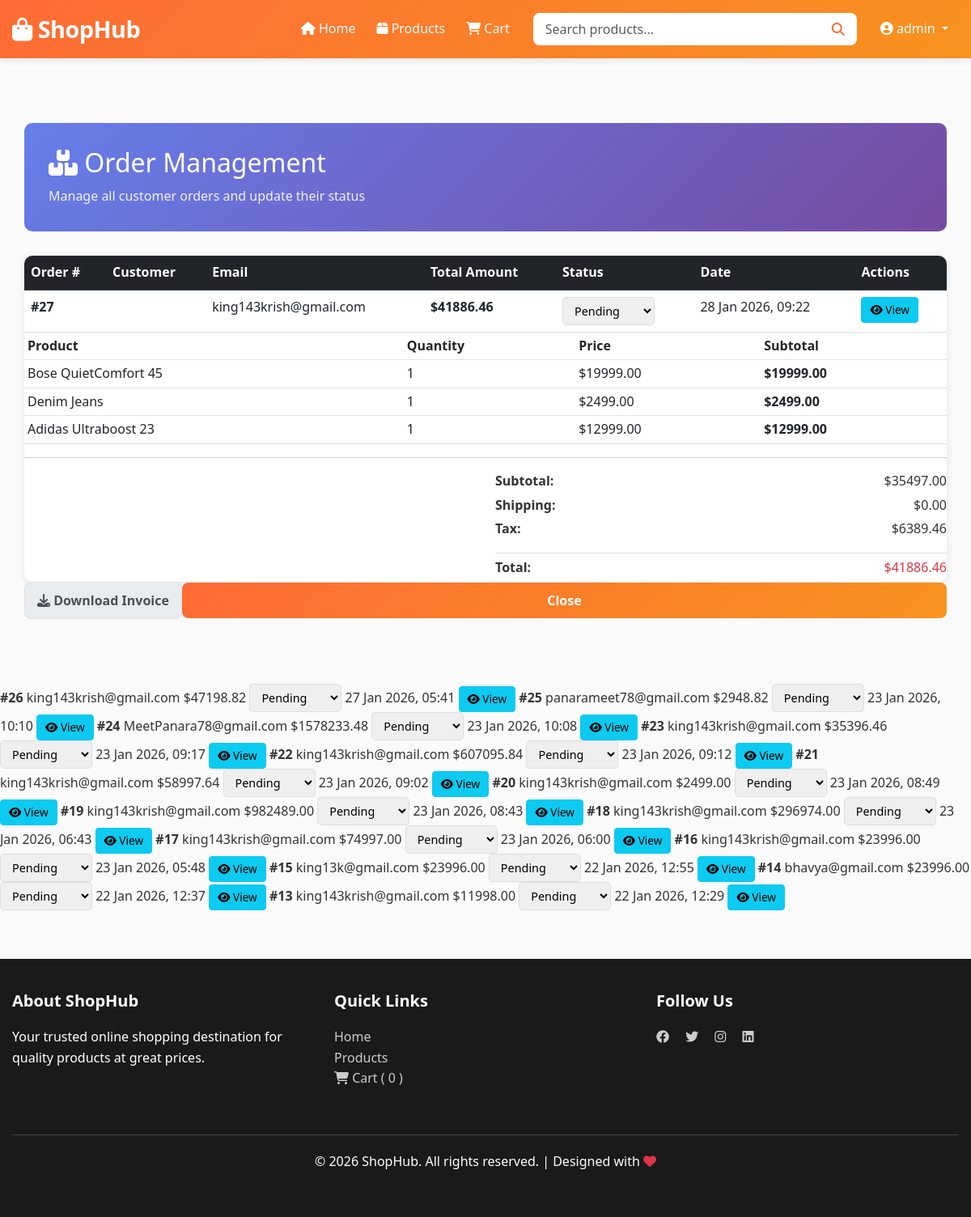
/admin-orders/ (signed in), run on the app's committed database.
### shop/models.py (models this page shows, shortened)
class Order(models.Model):
    ORDER_STATUS_CHOICES = [
        ('pending', 'Pending'),
        ('confirmed', 'Confirmed'),
        ('shipped', 'Shipped'),
        ('delivered', 'Delivered'),
        ('cancelled', 'Cancelled'),
    ]
    PAYMENT_METHOD_CHOICES = [
        ('cod', 'Cash on Delivery'),
    ]
    user = models.ForeignKey(User, on_delete=models.CASCADE, related_name='orders')
    first_name = models.CharField(max_length=50)
    last_name = models.CharField(max_length=50)
    email = models.EmailField()
    phone = models.CharField(max_length=20)
    address = models.CharField(max_length=255)
    city = models.CharField(max_length=50)
    state = models.CharField(max_length=50)
    postal_code = models.CharField(max_length=10)
    total_amount = models.DecimalField(max_digits=10, decimal_places=2)
    payment_method = models.CharField(max_length=20, choices=PAYMENT_METHOD_CHOICES, default='cod')
    status = models.CharField(max_length=20, choices=ORDER_STATUS_CHOICES, default='pending')
    created_at = models.DateTimeField(auto_now_add=True)
    updated_at = models.DateTimeField(auto_now=True)
    class Meta:
        ordering = ['-created_at']
    def get_subtotal(self):
        return sum(item.price * item.quantity for item in self.items.all())
    def get_shipping_cost(self):
        return 0
    def get_tax(self):
        from decimal import Decimal
        subtotal = self.get_subtotal()
        return subtotal * Decimal('0.18')

class OrderItem(models.Model):
    order = models.ForeignKey(Order, on_delete=models.CASCADE, related_name='items')
    product = models.ForeignKey(Product, on_delete=models.PROTECT)
    quantity = models.PositiveIntegerField()
    price = models.DecimalField(max_digits=10, decimal_places=2)
    def get_subtotal(self):
        return self.price * self.quantity

class Product(models.Model):
    name = models.CharField(max_length=255, unique=True)
    description = models.TextField()
    price = models.DecimalField(max_digits=10, decimal_places=2, validators=[MinValueValidator(0)])
    stock = models.IntegerField(default=0, validators=[MinValueValidator(0)])
    image = models.ImageField(upload_to='products/', null=True, blank=True)
    category = models.ForeignKey(Category, on_delete=models.CASCADE, related_name='products', null=True, blank=True)
    created_at = models.DateTimeField(auto_now_add=True)
    updated_at = models.DateTimeField(auto_now=True)
    class Meta:
        ordering = ['-created_at']

### shop/views.py (the view)
# urls.py: path('admin-orders/', views.admin_orders, name='admin_orders'),
def admin_orders(request):
    if not request.user.is_staff:
        messages.error(request, 'You do not have permission to access this page.')
        return redirect('home')
    orders = Order.objects.all().order_by('-created_at')
    context = {
        'orders': orders,
        'page_title': 'Order Management',
    }
    return render(request, 'shop/admin_orders.html', context)

### shop/context_processors.py (called while the page is built)
def cart_count(request):
    try:
        if not request.session.session_key:
            request.session.create()
        session_key = request.session.session_key
        if request.user.is_authenticated:
            cart = Cart.objects.filter(user=request.user).first()
        else:
            cart = Cart.objects.filter(session_key=session_key, user=None).first()
        if cart:
            return {"cart_item_count": cart.get_item_count()}
        return {"cart_item_count": 0}
    except Exception:
        return {"cart_item_count": 0}

### shop/templates/shop/admin_orders.html (shortened to what this page needs)
{% extends 'shop/base.html' %}
{% block content %}
<div class="admin-container">
    <div class="admin-header">
        <h2><i class="fas fa-boxes"></i> Order Management</h2>
        <p>Manage all customer orders and update their status</p>
    </div>
    {% if orders %}
        <div class="admin-orders-table">
            <table class="table table-hover">
                <thead class="table-dark">
                    <tr>
                        <th>Order #</th>
                        <th>Customer</th>
                        <th>Email</th>
                        <th>Total Amount</th>
                        <th>Status</th>
                        <th>Date</th>
                        <th>Actions</th>
                    </tr>
                </thead>
                <tbody>
                    {% for order in orders %}
                        <tr class="order-row">
                            <td><strong>#{{ order.id }}</strong></td>
                            <td>{{ order.customer_name }}</td>
                            <td>{{ order.email }}</td>
                            <td class="fw-bold">${{ order.total_amount|floatformat:2 }}</td>
                            <td>
                                <select class="status-select" data-order-id="{{ order.id }}" onchange="updateOrderStatus(this)">
                                    {% for status_value, status_label in order.ORDER_STATUS_CHOICES %}
                                        <option value="{{ status_value }}" {% if order.status == status_value %}selected{% endif %}>
                                            {{ status_label }}
                                        </option>
                                    {% endfor %}
                                </select>
                            </td>
                            <td>{{ order.created_at|date:"d M Y, H:i" }}</td>
                            <td>
                                <button class="btn btn-sm btn-info" data-bs-toggle="modal" data-bs-target="#orderModal{{ order.id }}">
                                    <i class="fas fa-eye"></i> View
                                </button>
                            </td>
                        </tr>
                        <div class="modal fade" id="orderModal{{ order.id }}" tabindex="-1">
                            <div class="modal-dialog modal-lg">
                                <div class="modal-content">
                                    <div class="modal-body">
                                        <table class="table table-sm">
                                            <thead>
                                                <tr>
                                                    <th>Product</th>
                                                    <th>Quantity</th>
                                                    <th>Price</th>
                                                    <th>Subtotal</th>
                                                </tr>
                                            </thead>
                                            <tbody>
                                                {% for item in order.items.all %}
                                                    <tr>
                                                        <td>{{ item.product.name }}</td>
                                                        <td>{{ item.quantity }}</td>
                                                        <td>${{ item.price|floatformat:2 }}</td>
                                                        <td class="fw-bold">${{ item.get_subtotal|floatformat:2 }}</td>
                                                    </tr>
                                                {% endfor %}
                                            </tbody>
                                        </table>
                                        <hr>
                                        <div class="row">
                                            <div class="col-md-6"></div>
                                            <div class="col-md-6">
                                                <p class="mb-1"><strong>Subtotal:</strong> <span class="float-end">${{ order.get_subtotal|floatformat:2 }}</span></p>
                                                <p class="mb-1"><strong>Shipping:</strong> <span class="float-end">${{ order.get_shipping_cost|floatformat:2 }}</span></p>
                                                <p class="mb-3"><strong>Tax:</strong> <span class="float-end">${{ order.get_tax|floatformat:2 }}</span></p>
                                                <p class="h6 border-top pt-2"><strong>Total:</strong> <span class="float-end text-danger">${{ order.total_amount|floatformat:2 }}</span></p>
                                            </div>
                                        </div>
                                    </div>
                                    <div class="modal-footer">
                                        <a href="{% url 'download_invoice' order.id %}" class="btn btn-secondary" target="_blank">
                                            <i class="fas fa-download"></i> Download Invoice
                                        </a>
                                        <button type="button" class="btn btn-primary" data-bs-dismiss="modal">Close</button>
                                    </div>
                                </div>
                            </div>
                        </div>
                    {% endfor %}
                </tbody>
            </table>
        </div>
    {% else %}
        <div class="alert alert-info">
            <i class="fas fa-info-circle"></i> No orders found.
        </div>
    {% endif %}
</div>
{% endblock %}

### shop/templates/shop/base.html (shortened to what this page needs)
{% load static %}
{% load custom_filters %}
<!DOCTYPE html>
<html lang="en">
<head>
    <link href="https://cdn.jsdelivr.net/npm/bootstrap@5.3.0/dist/css/bootstrap.min.css" rel="stylesheet">
    <link rel="stylesheet" href="https://cdnjs.cloudflare.com/ajax/libs/font-awesome/6.4.0/css/all.min.css">
    <link rel="stylesheet" href="{% static 'css/main.css' %}">
</head>
<body>
    <nav class="navbar navbar-expand-lg navbar-dark sticky-top">
        <div class="container-fluid">
            <a class="navbar-brand" href="{% url 'home' %}">
                <i class="fas fa-shopping-bag"></i> ShopHub
            </a>
            <div class="collapse navbar-collapse" id="navbarContent">
                <ul class="navbar-nav ms-auto me-3">
                    <li class="nav-item">
                        <a class="nav-link" href="{% url 'home' %}">
                            <i class="fas fa-home"></i> Home
                        </a>
                    </li>
                    {% if user.is_authenticated %}
                        <li class="nav-item">
                            <a class="nav-link" href="{% url 'product_list' %}">
                                <i class="fas fa-box"></i> Products
                            </a>
                        </li>
                        <li class="nav-item">
    <a class="nav-link position-relative" href="{% url 'view_cart' %}">
        <i class="fas fa-shopping-cart"></i> Cart
    </a>
</li>
                    {% endif %}
                </ul>
                {% if user.is_authenticated %}
                    <form class="search-bar me-3" method="GET" action="{% url 'search_products' %}">
                        <input type="text" class="form-control" name="q" placeholder="Search products..." value="{{ request.GET.q|default:'' }}" required>
                        <button class="btn btn-light" type="submit">
                            <i class="fas fa-search"></i>
                        </button>
                    </form>
                {% endif %}
                <ul class="navbar-nav">
                    {% if user.is_authenticated %}
                        <li class="nav-item dropdown">
                            <a class="nav-link dropdown-toggle" href="#" id="userDropdown" role="button" data-bs-toggle="dropdown">
                                <i class="fas fa-user-circle"></i> {{ user.first_name|default:user.username }}
                            </a>
                        </li>
                    {% endif %}
                </ul>
            </div>
        </div>
    </nav>
    <div class="page-container">
        <div class="container-fluid">
            {% block content %}{% endblock %}
        </div>
    </div>
    <footer>
        <div class="container-fluid">
            <div class="row">
                <div class="col-md-4">
                    <h5>About ShopHub</h5>
                    <p>Your trusted online shopping destination for quality products at great prices.</p>
                </div>
                <div class="col-md-4">
                    <h5>Quick Links</h5>
                    <ul style="list-style: none; padding: 0;">
                        <li><a href="{% url 'home' %}">Home</a></li>
                        <li><a href="{% url 'product_list' %}">Products</a></li>
                        <li><a href="{% url 'view_cart' %}">
    <i class="fas fa-shopping-cart"></i> Cart (
     <span class="cart-count-value">{{ cart_item_count }}</span>
    )
</a>
</li>
                    </ul>
                </div>
                <div class="col-md-4">
                    <h5>Follow Us</h5>
                    <a href="#" class="me-3"><i class="fab fa-facebook"></i></a>
                    <a href="#" class="me-3"><i class="fab fa-twitter"></i></a>
                    <a href="#" class="me-3"><i class="fab fa-instagram"></i></a>
                    <a href="#"><i class="fab fa-linkedin"></i></a>
                </div>
            </div>
            <div class="footer-bottom">
                <p>&copy; 2026 ShopHub. All rights reserved. | Designed with <i class="fas fa-heart text-danger"></i></p>
            </div>
        </div>
    </footer>
</body>
</html>

### shop/static/css/main.css (style rules this page uses)
:root { --primary-color: #FF6B35; --secondary-color: #F7931E; --dark-color: #1a1a1a; --light-color: #f8f9fa; --border-radius: 8px; --box-shadow: 0 2px 8px rgba(0, 0, 0, 0.1); --box-shadow-hover: 0 8px 20px rgba(0, 0, 0, 0.15); --transition: all 0.3s ease; }
* { margin: 0; padding: 0; box-sizing: border-box; }
html { scroll-behavior: smooth; }
body { font-family: 'Segoe UI', Tahoma, Geneva, Verdana, sans-serif; color: #333; background-color: #fafafa; line-height: 1.6; }
.navbar { background: linear-gradient(135deg, #FF6B35 0%, #F7931E 100%); box-shadow: var(--box-shadow); padding: 0.5rem 0; }
.navbar-brand { font-size: 1.8rem; font-weight: 700; color: white !important; letter-spacing: -0.5px; }
.nav-link { color: white !important; font-weight: 500; transition: var(--transition); margin: 0 5px; }
.search-bar { display: flex; align-items: center; width: 100%; max-width: 400px; }
.search-bar input { border: none; padding: 8px 15px; border-radius: var(--border-radius) 0 0 var(--border-radius); width: 100%; }
.search-bar button { background-color: white; color: var(--primary-color); border: none; padding: 8px 15px; border-radius: 0 var(--border-radius) var(--border-radius) 0; cursor: pointer; font-weight: 600; transition: var(--transition); }
.navbar-nav .nav-item { position: relative; }
.btn-primary { background: linear-gradient(135deg, #FF6B35 0%, #F7931E 100%); border: none; color: white; padding: 10px 15px; border-radius: var(--border-radius); cursor: pointer; font-weight: 600; transition: var(--transition); flex: 1; }
.btn-secondary { background-color: #e9ecef; border: 1px solid #dee2e6; color: #495057; padding: 10px 15px; border-radius: var(--border-radius); cursor: pointer; font-weight: 600; transition: var(--transition); }
.form-control { border: 1px solid #dee2e6; border-radius: var(--border-radius); padding: 10px 15px; transition: var(--transition); }
.page-container { min-height: 70vh; padding: 40px 0; }
footer { background-color: var(--dark-color); color: white; padding: 40px 0; margin-top: 60px; }
footer h5 { font-weight: 700; margin-bottom: 20px; }
footer a { color: #ccc; text-decoration: none; transition: var(--transition); }
.footer-bottom { border-top: 1px solid #444; padding-top: 20px; text-align: center; margin-top: 40px; }
.mb-3 { margin-bottom: 1rem; }
.container-fluid { max-width: 1400px; margin: 0 auto; padding: 0 15px; }

### shop/templates/shop/admin_orders.html (style rules this page uses)
.admin-container { max-width: 1200px; margin: 40px auto; padding: 0 15px; }
.admin-header { background: linear-gradient(135deg, #667eea 0%, #764ba2 100%); color: white; padding: 30px; border-radius: 10px; margin-bottom: 30px; }
.admin-header h2 { margin-bottom: 10px; font-size: 2rem; }
.admin-header p { margin: 0; opacity: 0.9; }
.admin-orders-table { background: white; border-radius: 10px; box-shadow: 0 2px 10px rgba(0, 0, 0, 0.1); overflow: hidden; }
.status-select { padding: 6px 10px; border: 1px solid #ddd; border-radius: 5px; font-size: 0.9rem; transition: all 0.3s; }
.table { margin-bottom: 0; }
.btn-sm { padding: 5px 10px; font-size: 0.85rem; }

### data on the page
Order: id "27", email "king143krish@gmail.com", total_amount "41886.46", status+id "Pending", created_at "28 Jan 2026, 09:22", get_subtotal "35497.00", get_shipping_cost "0.00", get_tax "6389.46"
OrderItem: product.name "Bose QuietComfort 45", quantity "1", price "19999.00", get_subtotal "19999.00"
OrderItem: product.name "Denim Jeans", quantity "1", price "2499.00", get_subtotal "2499.00"
OrderItem: product.name "Adidas Ultraboost 23", quantity "1", price "12999.00", get_subtotal "12999.00"
Order: id "26", email "king143krish@gmail.com", total_amount "47198.82", status+id "Pending", created_at "27 Jan 2026, 05:41"
Order: id "25", email "panarameet78@gmail.com", total_amount "2948.82", status+id "Pending", created_at "23 Jan 2026, 10:10"
Order: id "24", email "MeetPanara78@gmail.com", total_amount "1578233.48", status+id "Pending", created_at "23 Jan 2026, 10:08"
Order: id "23", email "king143krish@gmail.com", total_amount "35396.46", status+id "Pending", created_at "23 Jan 2026, 09:17"
Order: id "22", email "king143krish@gmail.com", total_amount "607095.84", status+id "Pending", created_at "23 Jan 2026, 09:12"
Order: id "21", email "king143krish@gmail.com", total_amount "58997.64", status+id "Pending", created_at "23 Jan 2026, 09:02"
Order: id "20", email "king143krish@gmail.com", total_amount "2499.00", status+id "Pending", created_at "23 Jan 2026, 08:49"
Order: id "19", email "king143krish@gmail.com", total_amount "982489.00", status+id "Pending", created_at "23 Jan 2026, 08:43"
Order: id "18", email "king143krish@gmail.com", total_amount "296974.00", status+id "Pending", created_at "23 Jan 2026, 06:43"
Order: id "17", email "king143krish@gmail.com", total_amount "74997.00", status+id "Pending", created_at "23 Jan 2026, 06:00"
Order: id "16", email "king143krish@gmail.com", total_amount "23996.00", status+id "Pending", created_at "23 Jan 2026, 05:48"
Order: id "15", email "king13k@gmail.com", total_amount "23996.00", status+id "Pending", created_at "22 Jan 2026, 12:55"
Order: id "14", email "bhavya@gmail.com", total_amount "23996.00", status+id "Pending", created_at "22 Jan 2026, 12:37"
Order: id "13", email "king143krish@gmail.com", total_amount "11998.00", status+id "Pending", created_at "22 Jan 2026, 12:29"

### other printed values
{{ user.first_name|default:user.username }} "admin"
{{ cart_item_count }} "0"
